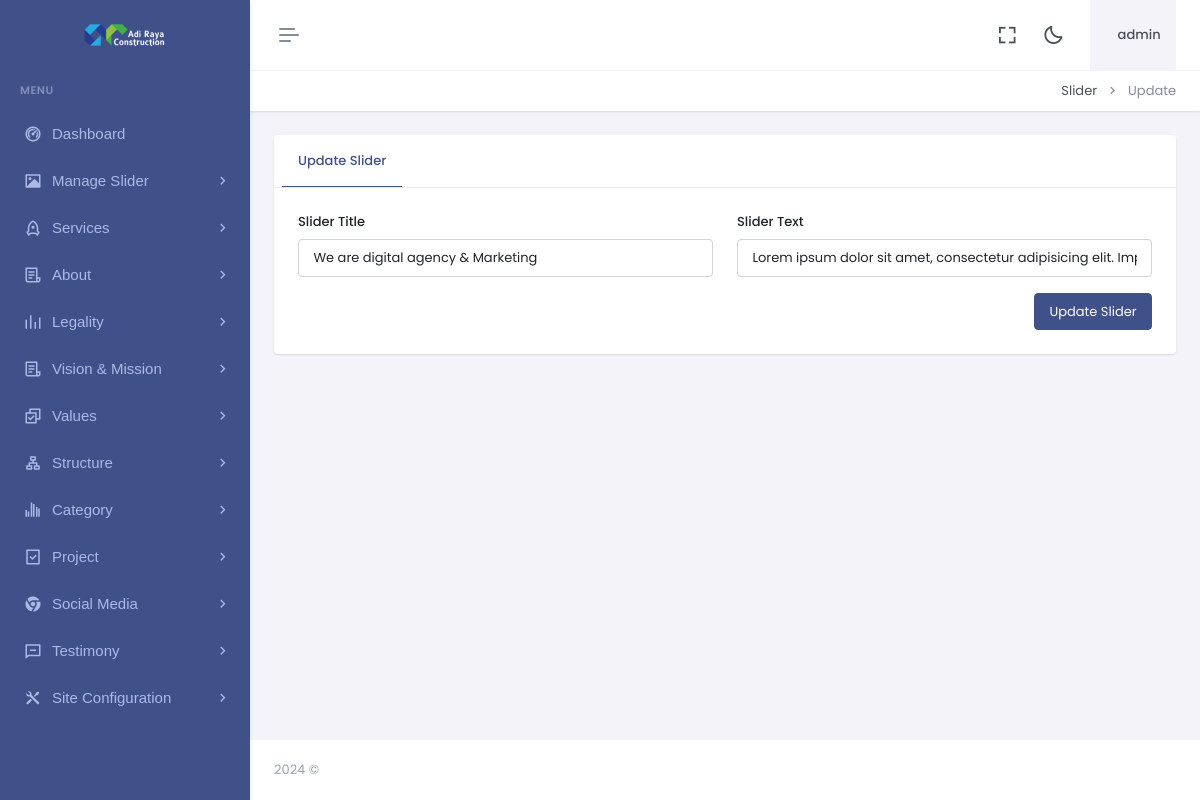
Page /dashboard/static-home.php (signed in) on the earlier database version.
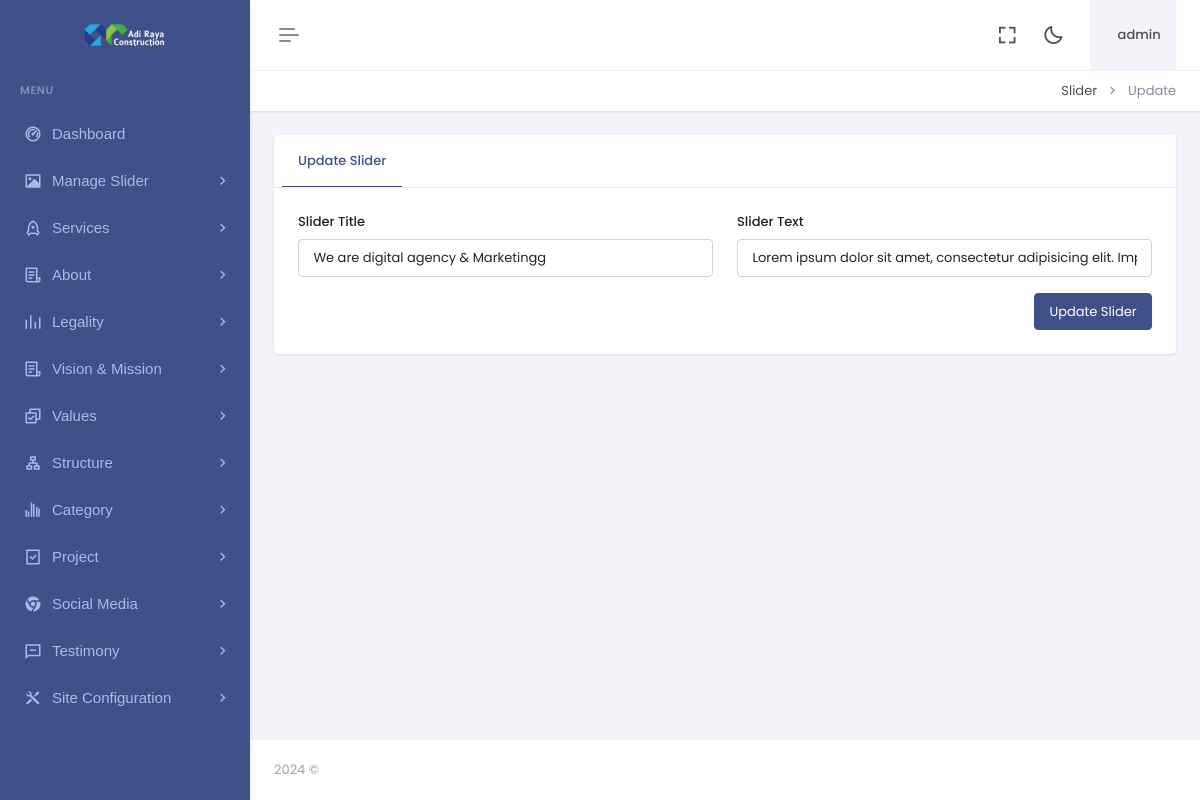
Same page on the later database version.
### tables this page shows
CREATE TABLE `logo` (
  `id` int(11) NOT NULL,
  `xfile` varchar(1000) NOT NULL,
  `ufile` varchar(1000) NOT NULL,
  `updated_at` timestamp NOT NULL DEFAULT current_timestamp() ON UPDATE current_timestamp()
);

CREATE TABLE `static` (
  `id` int(11) NOT NULL,
  `stitle` varchar(150) NOT NULL,
  `stext` varchar(500) NOT NULL,
  `updated_at` timestamp NOT NULL DEFAULT current_timestamp() ON UPDATE current_timestamp()
);

### dashboard/static-home.php (the view, shortened to what this page needs)
<?php include"header.php";?>
<?php include"sidebar.php";?>
<div class="main-content">
 <div class="page-content">
       <div class="container-fluid">
                    <div class="row">
                        <div class="col-12">
                            <div class="page-title-box d-sm-flex align-items-center justify-content-between">
                                <div class="page-title-right">
                                    <ol class="breadcrumb m-0">
                                        <li class="breadcrumb-item"><a href="javascript: void(0);">Slider</a></li>
                                        <li class="breadcrumb-item active">Update</li>
                                    </ol>
                                </div>
                            </div>
                        </div>
                    </div>
                    <div class="row">
                        <div class="col-xxl-9">
                            <div class="card mt-xxl-n5">
                                <div class="card-header">
                                    <ul class="nav nav-tabs-custom rounded card-header-tabs border-bottom-0" role="tablist">
                                        <li class="nav-item">
                                            <a class="nav-link active" data-bs-toggle="tab" href="#personalDetails" role="tab" aria-selected="false">
                                                <i class="fas fa-home"></i> Update Slider
                                            </a>
                                        </li>
                                    </ul>
                                </div>
                                <div class="card-body p-4">
                                    <div class="tab-content">
                                        <div class="tab-pane active" id="personalDetails" role="tabpanel">
                                        <?php
					 $query="SELECT * FROM static where id=1 ";
 $result = mysqli_query($con,$query);
while($row = mysqli_fetch_array($result))
{
	$stitle="$row[stitle]";
	$stext="$row[stext]";
}
  ?>
              <form action="" method="post" enctype="multipart/form-data">
                                                <div class="row">
                                                    <div class="col-lg-6">
                                                        <div class="mb-3">
                                                            <label for="firstnameInput" class="form-label"> Slider Title</label>
                                                            <input type="text" class="form-control" id="firstnameInput" name="stitle"  value="<?php print $stitle ?>">
                                                        </div>
                                                    </div>
                                                    <div class="col-lg-6">
                                                        <div class="mb-3">
                                                            <label for="firstnameInput" class="form-label"> Slider Text</label>
                                                            <input type="text" class="form-control" id="firstnameInput" name="stext"  value="<?php print $stext ?>">
                                                        </div>
                                                    </div>
                                                    <div class="col-lg-12">
                                                        <div class="hstack gap-2 justify-content-end">
                                                            <button type="submit" name="save" class="btn btn-primary">Update Slider</button>
                                                        </div>
                                                    </div>
                                                </div>
                                            </form>
                                        </div>
                                    </div>
                                </div>
                            </div>
                        </div>
                    </div>
                </div>
            </div>
            <?php include"footer.php";?>

### dashboard/header.php (shortened to what this page needs)
<?php
if (isset($_SESSION['username'])) {
    $username = $_SESSION['username'];
} else {
    print "
				<script language='javascript'>
					window.location = 'login.php';
				</script>
			";
}
?>
<!doctype html>
<html lang="en" data-layout="vertical" data-topbar="light" data-sidebar="dark" data-sidebar-size="lg"
    data-sidebar-image="none">
<head>
    <link href="assets/libs/jsvectormap/css/jsvectormap.min.css" rel="stylesheet" type="text/css" />
    <link href="assets/libs/swiper/swiper-bundle.min.css" rel="stylesheet" type="text/css" />
    <link href="assets/css/bootstrap.min.css" rel="stylesheet" type="text/css" />
    <link href="assets/css/icons.min.css" rel="stylesheet" type="text/css" />
    <link href="assets/css/app.min.css" rel="stylesheet" type="text/css" />
    <link href="assets/css/custom.min.css" rel="stylesheet" type="text/css" />
</head>
<body>
    <div id="layout-wrapper">
        <header id="page-topbar">
            <div class="layout-width">
                <div class="navbar-header">
                    <div class="d-flex">
                        <button type="button"
                            class="btn btn-sm px-3 fs-16 header-item vertical-menu-btn topnav-hamburger"
                            id="topnav-hamburger-icon">
                            <span class="hamburger-icon">
                                <span></span>
                                <span></span>
                                <span></span>
                            </span>
                        </button>
                    </div>
                    <div class="d-flex align-items-center">
                        <div class="ms-1 header-item d-none d-sm-flex">
                            <button type="button" class="btn btn-icon btn-topbar btn-ghost-secondary rounded-circle"
                                data-toggle="fullscreen">
                                <i class='bx bx-fullscreen fs-22'></i>
                            </button>
                        </div>
                        <div class="ms-1 header-item d-none d-sm-flex">
                            <button type="button"
                                class="btn btn-icon btn-topbar btn-ghost-secondary rounded-circle light-dark-mode">
                                <i class='bx bx-moon fs-22'></i>
                            </button>
                        </div>
                        <div class="dropdown ms-sm-3 header-item topbar-user">
                            <button type="button" class="btn" id="page-header-user-dropdown" data-bs-toggle="dropdown"
                                aria-haspopup="true" aria-expanded="false">
                                <span class="d-flex align-items-center">
                                    <span class="text-start ms-xl-2">
                                        <span class="d-none d-xl-inline-block ms-1 fw-medium user-name-text">
                                            <?php print $username; ?>
                                        </span>
                                    </span>
                                </span>
                            </button>
                        </div>
                    </div>
                </div>
            </div>
        </header>

### dashboard/sidebar.php (shortened to what this page needs)
<?php
include "../z_db.php";
?>
<div class="app-menu navbar-menu">
    <div class="navbar-brand-box">
        <?php
        $rr = mysqli_query($con, "SELECT ufile FROM logo");
        $r = mysqli_fetch_row($rr);
        $ufile = $r[0];
        ?>
        <a href="#" class="logo logo-light">
            <span class="logo-lg">
                <img src="uploads/logo/<?php print $ufile ?>" alt="" height="30">
            </span>
        </a>
    </div>
    <div id="scrollbar">
        <div class="container-fluid">
            <ul class="navbar-nav" id="navbar-nav">
                <li class="menu-title"><span data-key="t-menu">Menu</span></li>
                <li class="nav-item">
                    <a href="dashboard" class="nav-link" data-key="t-analytics"> <i class="ri-dashboard-2-line"></i>
                        <span data-key="t-dashboards"> Dashboard </span></a>
                </li>
                <li class="nav-item">
                    <a class="nav-link menu-link" href="#sidebarSl" data-bs-toggle="collapse" role="button"
                        aria-expanded="true" aria-controls="sidebarLanding">
                        <i class="ri-image-fill"></i> <span data-key="t-landing">Manage Slider</span>
                    </a>
                </li>
                <li class="nav-item">
                    <a class="nav-link menu-link" href="#sidebarW" data-bs-toggle="collapse" role="button"
                        aria-expanded="true" aria-controls="sidebarLanding">
                        <i class="ri-rocket-line"></i> <span data-key="t-landing"> Services</span>
                    </a>
                </li>
                <li class="nav-item">
                    <a class="nav-link menu-link" href="#sidebarq" data-bs-toggle="collapse" role="button"
                        aria-expanded="true" aria-controls="sidebarLanding">
                        <i class="ri-file-list-3-line"></i> <span data-key="t-landing">About</span>
                    </a>
                </li>
                <li class="nav-item">
                    <a class="nav-link menu-link" href="#sidebarLgl" data-bs-toggle="collapse" role="button"
                        aria-expanded="true" aria-controls="sidebarLanding">
                        <i class="ri-rhythm-fill"></i> <span data-key="t-landing">Legality</span>
                    </a>
                </li>
                <li class="nav-item">
                    <a class="nav-link menu-link" href="#sidebarB" data-bs-toggle="collapse" role="button"
                        aria-expanded="true" aria-controls="sidebarLanding">
                        <i class="ri-file-list-3-line"></i> <span data-key="t-landing">Vision & Mission</span>
                    </a>
                </li>
                <li class="nav-item">
                    <a class="nav-link menu-link" href="#sidebarLanding" data-bs-toggle="collapse" role="button"
                        aria-expanded="true" aria-controls="sidebarLanding">
                        <i class="ri-checkbox-multiple-line"></i> <span data-key="t-landing">Values</span>
                    </a>
                </li>
                <li class="nav-item">
                    <a class="nav-link menu-link" href="#sidebarStr" data-bs-toggle="collapse" role="button"
                        aria-expanded="true" aria-controls="sidebarLanding">
                        <i class="ri-organization-chart"></i> <span data-key="t-landing">Structure</span>
                    </a>
                </li>
                <li class="nav-item">
                    <a class="nav-link menu-link" href="#sidebarU" data-bs-toggle="collapse" role="button"
                        aria-expanded="true" aria-controls="sidebarLanding">
                        <i class="ri-bar-chart-grouped-fill"></i> <span data-key="t-landing">Category</span>
                    </a>
                </li>
                <li class="nav-item">
                    <a class="nav-link menu-link" href="#sidebarGU" data-bs-toggle="collapse" role="button"
                        aria-expanded="true" aria-controls="sidebarLanding">
                        <i class="ri-task-line"></i> <span data-key="t-landing">Project</span>
                    </a>
                </li>
                <li class="nav-item">
                    <a class="nav-link menu-link" href="#sidebarX" data-bs-toggle="collapse" role="button"
                        aria-expanded="true" aria-controls="sidebarLanding">
                        <i class="ri-chrome-fill"></i> <span data-key="t-landing">Social Media</span>
                    </a>
                </li>
                <li class="nav-item">
                    <a class="nav-link menu-link" href="#sidebarT" data-bs-toggle="collapse" role="button"
                        aria-expanded="true" aria-controls="sidebarLanding">
                        <i class="ri-message-line"></i> <span data-key="t-landing">Testimony</span>
                    </a>
                </li>
                <li class="nav-item">
                    <a class="nav-link menu-link" href="#sidebarK" data-bs-toggle="collapse" role="button"
                        aria-expanded="true" aria-controls="sidebarLanding">
                        <i class="ri-tools-fill"></i> <span data-key="t-landing"> Site Configuration </span>
                    </a>
                </li>
            </ul>
        </div>
    </div>
    <div class="sidebar-background"></div>
</div>

### dashboard/footer.php (shortened to what this page needs)
    <footer class="footer">
        <div class="container-fluid">
            <div class="row">
                <div class="col-sm-6">
                    <script>document.write(new Date().getFullYear())</script> ©
                </div>
                <div class="col-sm-6">
                </div>
            </div>
        </div>
    </footer>
</div>
</div>
</body>
</html>

Differences in the rows shown:
changed static: stitle "We are digital agency & Marketing" → "We are digital agency & Marketingg"
